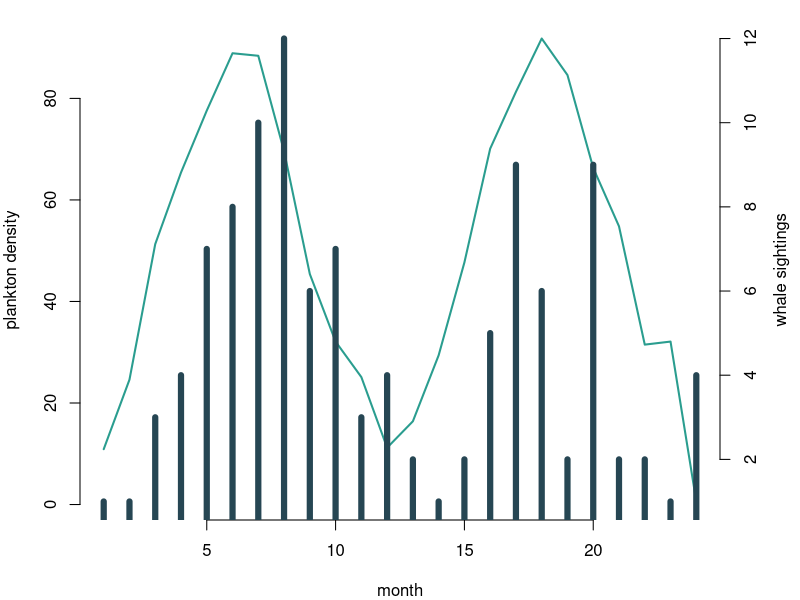

Write the R code that produced this figure.
# One small analysis: do whales follow the plankton? Simulated data, one figure.
set.seed(1811)
month <- 1:24
plankton <- round(50 + 40 * sin(2 * pi * (month - 3) / 12) + rnorm(24, 0, 6), 1)
whales <- rpois(24, lambda = pmax(0.5, c(2, head(plankton, -1)) / 12))
svg("whales.svg", width = 7, height = 4.2, family = "sans")
par(mar = c(4, 4, 1, 4))
plot(month, plankton, type = "l", lwd = 2, col = "#2a9d8f",
     xlab = "month", ylab = "plankton density", bty = "n")
par(new = TRUE)
plot(month, whales, type = "h", lwd = 6, col = "#264653", axes = FALSE, xlab = "", ylab = "")
axis(4); mtext("whale sightings", side = 4, line = 2.5)
invisible(dev.off())
